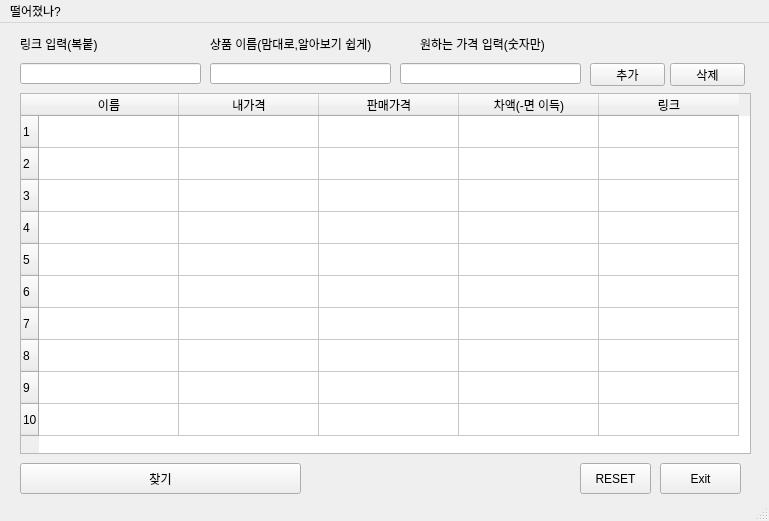
<?xml version="1.0" encoding="UTF-8"?>
<ui version="4.0">
 <class>MainWindow</class>
 <widget class="QMainWindow" name="MainWindow">
  <property name="geometry">
   <rect>
    <x>0</x>
    <y>0</y>
    <width>769</width>
    <height>521</height>
   </rect>
  </property>
  <property name="windowTitle">
   <string>MainWindow</string>
  </property>
  <widget class="QWidget" name="centralwidget">
   <widget class="QPushButton" name="search_btn">
    <property name="geometry">
     <rect>
      <x>20</x>
      <y>440</y>
      <width>281</width>
      <height>31</height>
     </rect>
    </property>
    <property name="text">
     <string>찾기</string>
    </property>
   </widget>
   <widget class="QPushButton" name="exit_btn">
    <property name="geometry">
     <rect>
      <x>660</x>
      <y>440</y>
      <width>81</width>
      <height>31</height>
     </rect>
    </property>
    <property name="text">
     <string>Exit</string>
    </property>
   </widget>
   <widget class="QPushButton" name="create_btn">
    <property name="geometry">
     <rect>
      <x>580</x>
      <y>440</y>
      <width>71</width>
      <height>31</height>
     </rect>
    </property>
    <property name="text">
     <string>RESET</string>
    </property>
   </widget>
   <widget class="QLineEdit" name="lineEdit">
    <property name="geometry">
     <rect>
      <x>20</x>
      <y>40</y>
      <width>181</width>
      <height>21</height>
     </rect>
    </property>
   </widget>
   <widget class="QLineEdit" name="lineEdit_2">
    <property name="geometry">
     <rect>
      <x>400</x>
      <y>40</y>
      <width>181</width>
      <height>21</height>
     </rect>
    </property>
   </widget>
   <widget class="QLabel" name="label">
    <property name="geometry">
     <rect>
      <x>20</x>
      <y>10</y>
      <width>101</width>
      <height>21</height>
     </rect>
    </property>
    <property name="text">
     <string>링크 입력(복붙)</string>
    </property>
   </widget>
   <widget class="QLabel" name="label_2">
    <property name="geometry">
     <rect>
      <x>420</x>
      <y>10</y>
      <width>141</width>
      <height>21</height>
     </rect>
    </property>
    <property name="text">
     <string>원하는 가격 입력(숫자만)</string>
    </property>
   </widget>
   <widget class="QPushButton" name="del_btn">
    <property name="geometry">
     <rect>
      <x>670</x>
      <y>40</y>
      <width>75</width>
      <height>23</height>
     </rect>
    </property>
    <property name="text">
     <string>삭제</string>
    </property>
   </widget>
   <widget class="QPushButton" name="add_btn">
    <property name="geometry">
     <rect>
      <x>590</x>
      <y>40</y>
      <width>75</width>
      <height>23</height>
     </rect>
    </property>
    <property name="text">
     <string>추가</string>
    </property>
   </widget>
   <widget class="QLineEdit" name="lineEdit_3">
    <property name="geometry">
     <rect>
      <x>210</x>
      <y>40</y>
      <width>181</width>
      <height>21</height>
     </rect>
    </property>
   </widget>
   <widget class="QLabel" name="label_3">
    <property name="geometry">
     <rect>
      <x>210</x>
      <y>10</y>
      <width>201</width>
      <height>21</height>
     </rect>
    </property>
    <property name="text">
     <string>상품 이름(맘대로,알아보기 쉽게)</string>
    </property>
   </widget>
   <widget class="QTableWidget" name="tableWidget">
    <property name="geometry">
     <rect>
      <x>20</x>
      <y>70</y>
      <width>731</width>
      <height>361</height>
     </rect>
    </property>
    <property name="defaultDropAction">
     <enum>Qt::LinkAction</enum>
    </property>
    <property name="textElideMode">
     <enum>Qt::ElideMiddle</enum>
    </property>
    <property name="gridStyle">
     <enum>Qt::SolidLine</enum>
    </property>
    <attribute name="horizontalHeaderMinimumSectionSize">
     <number>35</number>
    </attribute>
    <attribute name="horizontalHeaderDefaultSectionSize">
     <number>140</number>
    </attribute>
    <attribute name="verticalHeaderDefaultSectionSize">
     <number>32</number>
    </attribute>
    <row>
     <property name="text">
      <string>1</string>
     </property>
    </row>
    <row>
     <property name="text">
      <string>2</string>
     </property>
    </row>
    <row>
     <property name="text">
      <string>3</string>
     </property>
    </row>
    <row>
     <property name="text">
      <string>4</string>
     </property>
    </row>
    <row>
     <property name="text">
      <string>5</string>
     </property>
    </row>
    <row>
     <property name="text">
      <string>6</string>
     </property>
    </row>
    <row>
     <property name="text">
      <string>7</string>
     </property>
    </row>
    <row>
     <property name="text">
      <string>8</string>
     </property>
    </row>
    <row>
     <property name="text">
      <string>9</string>
     </property>
    </row>
    <row>
     <property name="text">
      <string>10</string>
     </property>
    </row>
    <column>
     <property name="text">
      <string>이름</string>
     </property>
    </column>
    <column>
     <property name="text">
      <string>내가격</string>
     </property>
    </column>
    <column>
     <property name="text">
      <string>판매가격</string>
     </property>
    </column>
    <column>
     <property name="text">
      <string>차액(-면 이득)</string>
     </property>
    </column>
    <column>
     <property name="text">
      <string>링크</string>
     </property>
    </column>
   </widget>
  </widget>
  <widget class="QMenuBar" name="menubar">
   <property name="geometry">
    <rect>
     <x>0</x>
     <y>0</y>
     <width>769</width>
     <height>21</height>
    </rect>
   </property>
   <widget class="QMenu" name="menu">
    <property name="title">
     <string>떨어졌나?</string>
    </property>
   </widget>
   <addaction name="menu"/>
  </widget>
  <widget class="QStatusBar" name="statusbar"/>
 </widget>
 <resources/>
 <connections/>
</ui>
